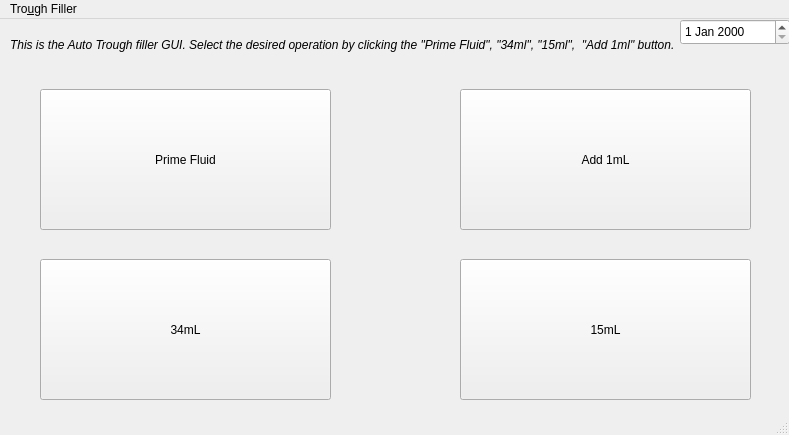
<?xml version="1.0" encoding="UTF-8"?>
<ui version="4.0">
 <class>MainWindow</class>
 <widget class="QMainWindow" name="MainWindow">
  <property name="geometry">
   <rect>
    <x>0</x>
    <y>0</y>
    <width>789</width>
    <height>435</height>
   </rect>
  </property>
  <property name="windowTitle">
   <string>Single Lane Pressure Test</string>
  </property>
  <widget class="QWidget" name="troughfgui">
   <widget class="QPushButton" name="primefluid">
    <property name="geometry">
     <rect>
      <x>40</x>
      <y>70</y>
      <width>291</width>
      <height>141</height>
     </rect>
    </property>
    <property name="text">
     <string>Prime Fluid</string>
    </property>
   </widget>
   <widget class="QLabel" name="sumtext">
    <property name="geometry">
     <rect>
      <x>10</x>
      <y>-10</y>
      <width>671</width>
      <height>71</height>
     </rect>
    </property>
    <property name="font">
     <font>
      <italic>true</italic>
     </font>
    </property>
    <property name="text">
     <string>This is the Auto Trough filler GUI. Select the desired operation by clicking the &quot;Prime Fluid&quot;, &quot;34ml&quot;, &quot;15ml&quot;,  &quot;Add 1ml&quot; button.</string>
    </property>
    <property name="textFormat">
     <enum>Qt::PlainText</enum>
    </property>
    <property name="scaledContents">
     <bool>true</bool>
    </property>
    <property name="wordWrap">
     <bool>true</bool>
    </property>
   </widget>
   <widget class="QDateEdit" name="dateEdit">
    <property name="geometry">
     <rect>
      <x>680</x>
      <y>0</y>
      <width>110</width>
      <height>26</height>
     </rect>
    </property>
   </widget>
   <widget class="QPushButton" name="add1ml">
    <property name="geometry">
     <rect>
      <x>460</x>
      <y>70</y>
      <width>291</width>
      <height>141</height>
     </rect>
    </property>
    <property name="text">
     <string>Add 1mL</string>
    </property>
   </widget>
   <widget class="QPushButton" name="thirtyfourml">
    <property name="geometry">
     <rect>
      <x>40</x>
      <y>240</y>
      <width>291</width>
      <height>141</height>
     </rect>
    </property>
    <property name="text">
     <string>34mL</string>
    </property>
   </widget>
   <widget class="QPushButton" name="fifteenml">
    <property name="geometry">
     <rect>
      <x>460</x>
      <y>240</y>
      <width>291</width>
      <height>141</height>
     </rect>
    </property>
    <property name="text">
     <string>15mL</string>
    </property>
   </widget>
  </widget>
  <widget class="QMenuBar" name="menubar">
   <property name="geometry">
    <rect>
     <x>0</x>
     <y>0</y>
     <width>789</width>
     <height>22</height>
    </rect>
   </property>
   <widget class="QMenu" name="menuTrough_Filler">
    <property name="title">
     <string>Tro&amp;ugh Filler</string>
    </property>
   </widget>
   <addaction name="menuTrough_Filler"/>
  </widget>
  <widget class="QStatusBar" name="statusbar"/>
 </widget>
 <resources/>
 <connections/>
</ui>
